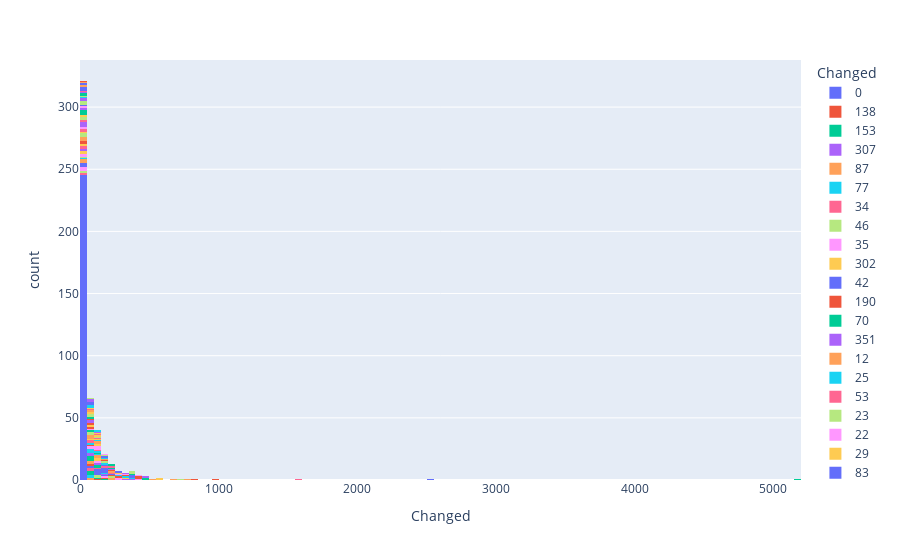

Notebook code for this chart:
### Code cell
px.histogram(df, x="Changed", color="Changed")
